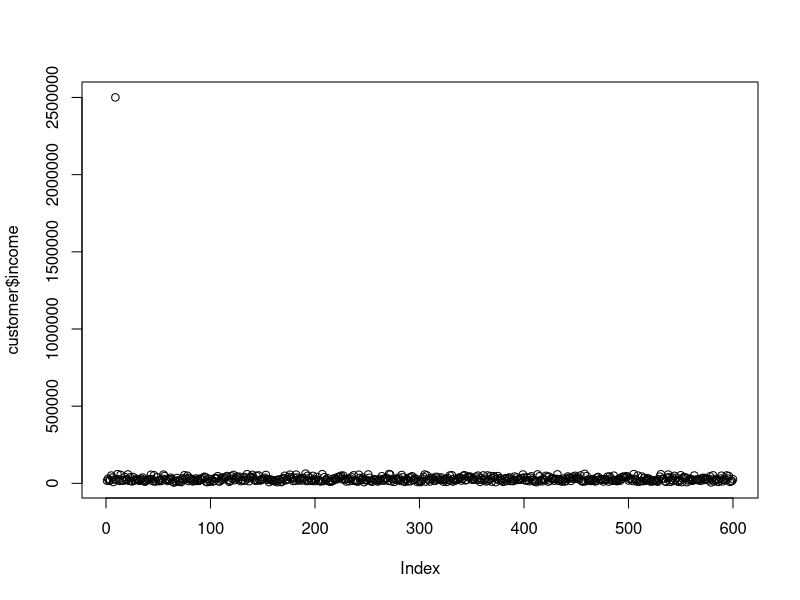
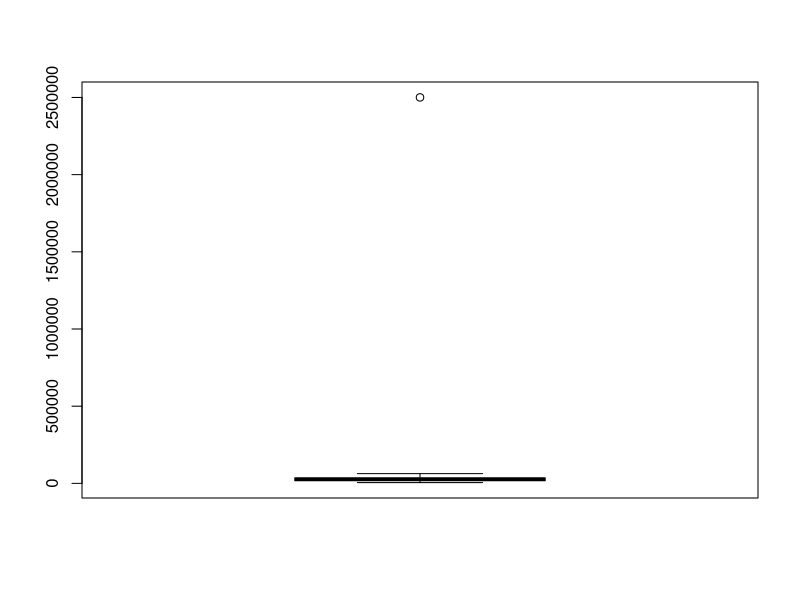
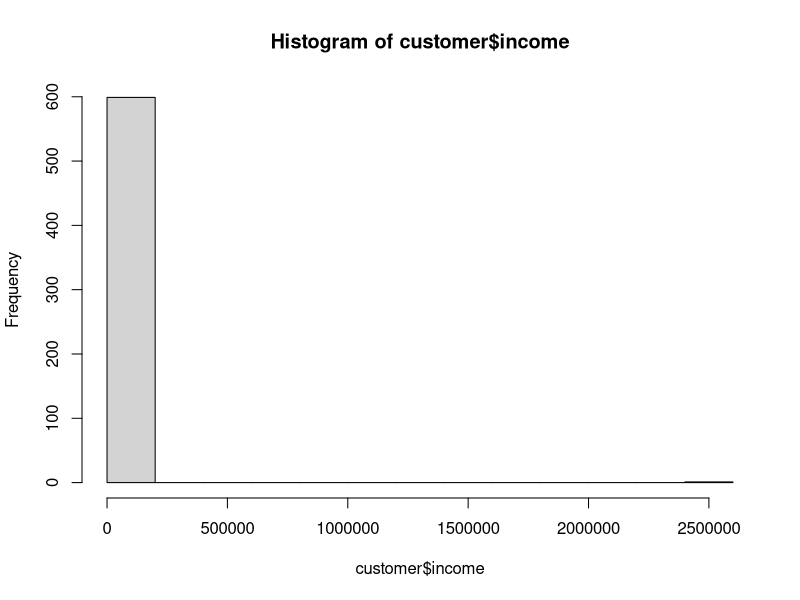

The R source for these figures, in order: (Note: this script raises an error after producing the figures.)
# first 2 questions
income = c(17546.00, 30085.10, 16575.40, 20375.40, 50576.30, 37869.60, 8877.07, 24946.60, 2500304.30, 24212.10, 59803.90, 26658.80, 15735.80, 55204.70)
income = sort(income)
median(income)
age = c(48,40,51,23,57,57,22,58,37,54,66,52,44,66)
age = sort(age)
median(age)

# outlier detection
customer <- read.csv("Customer.csv", stringsAsFactors = FALSE, sep = ",")
customer$income = as.numeric(gsub("[\\$,]", "", customer$income))
customer$mortgage = as.numeric(gsub("[\\$,]", "", customer$mortgage))
print(customer)
plot(customer$income, na.rm = TRUE)
boxplot(customer$income)
hist(customer$income)
plot(customer$income, customer$mortgage, na.rm = TRUE)

outlier_values <- boxplot.stats(customer$income)$out  # outlier values.
boxplot(customer$income, main="Income", boxwex=0.1)
mtext(paste("Outliers: ", paste(outlier_values, collapse=", ")), cex=0.9)
plot(customer$income, main="Income", boxwex=0.1)
mtext(paste("Outliers: ", paste(outlier_values, collapse=", ")), cex=0.9)
